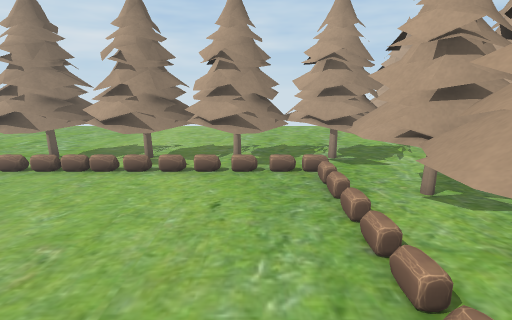
View 1 (above)

22 first-person views from a walk through a scene from a Unity 3-D project. The camera is 1.4 m above the floor, tilts 14° down and sees 85° across. The floor is counted in squares, 0.5 m on a side. Each view is taken from the middle of a square. On the plan, view 1 faces up. The plan holds only what a view shows up to about 19 squares ahead; the rest is blank. The place goes on beyond the plan. The player character is not drawn.

View 2
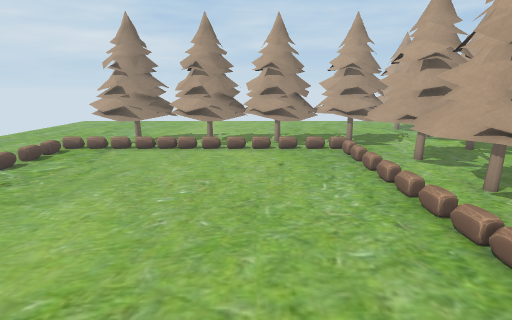

View 3
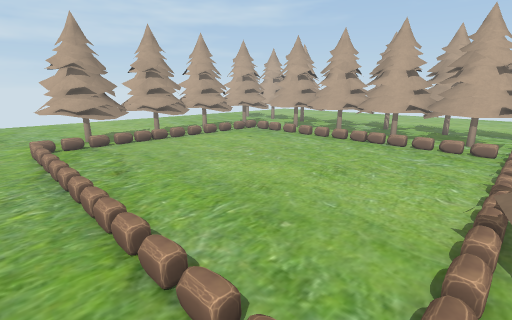

View 4
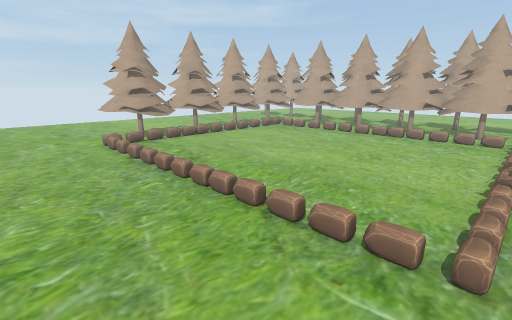

View 5
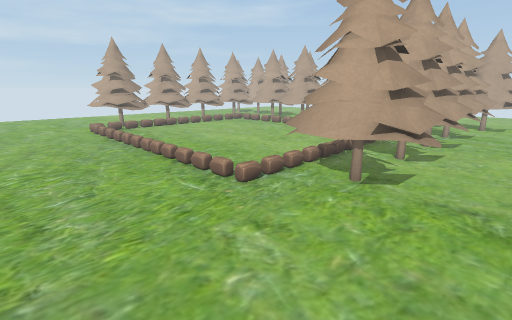

View 6
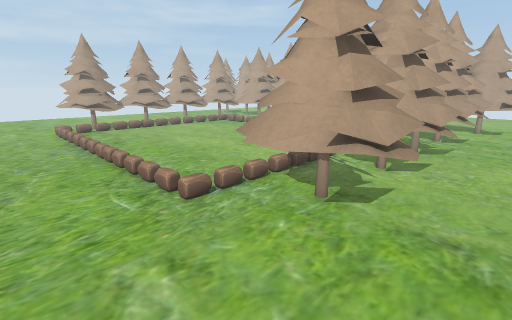

View 7
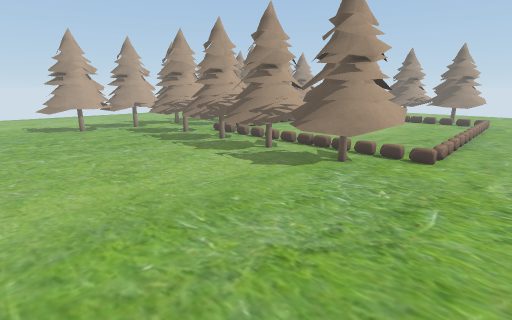

View 8
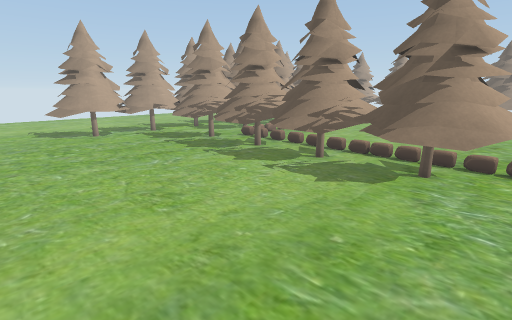

View 9
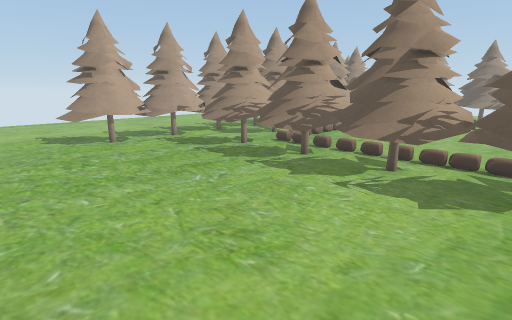

View 10
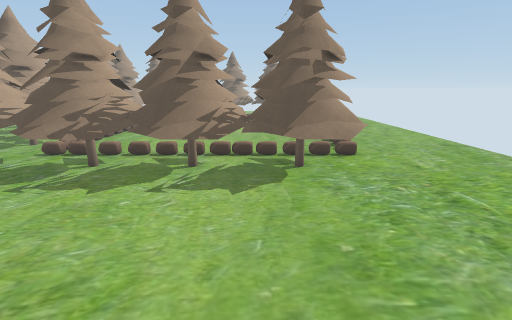

View 11
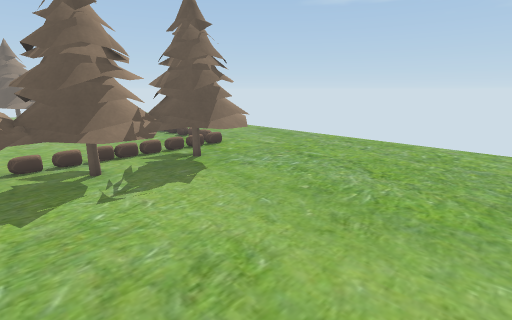

View 12
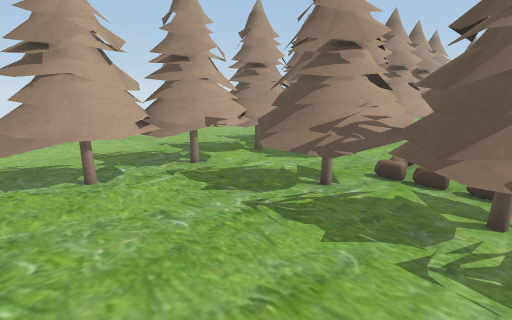

View 13
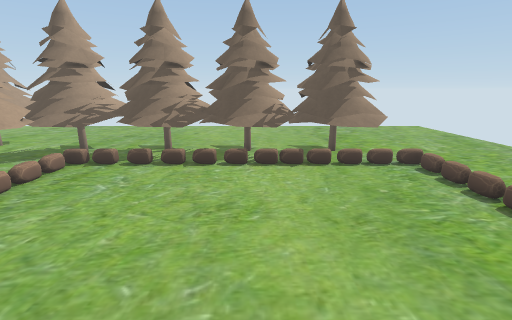

View 14
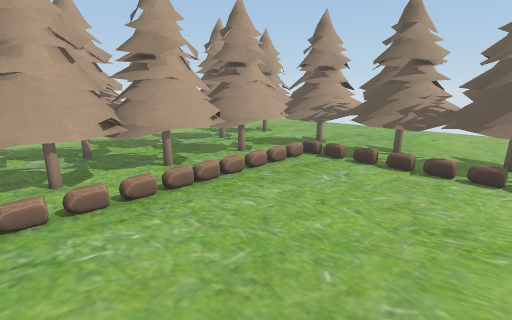

View 15
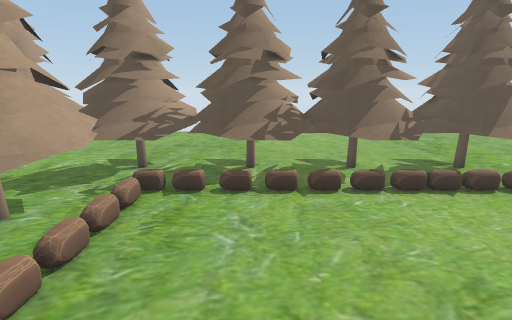

View 16
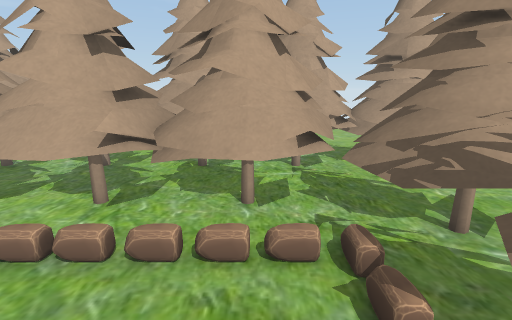

View 17
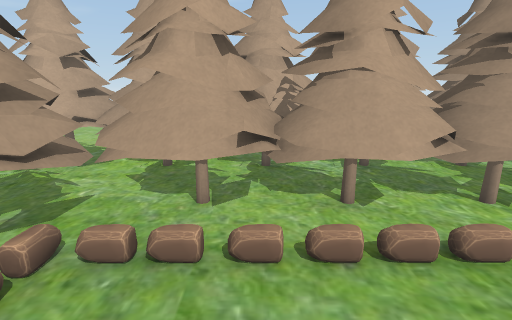

View 18
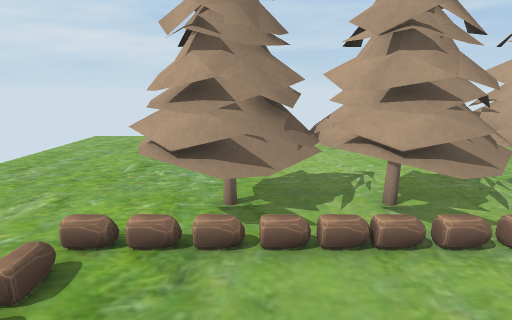

View 19
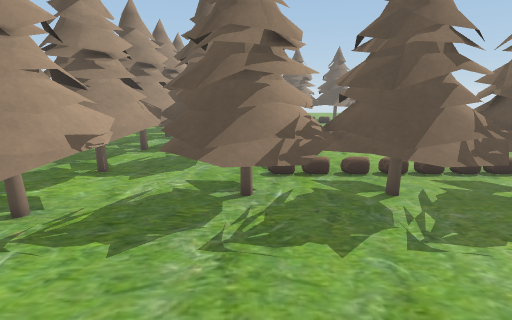

View 20
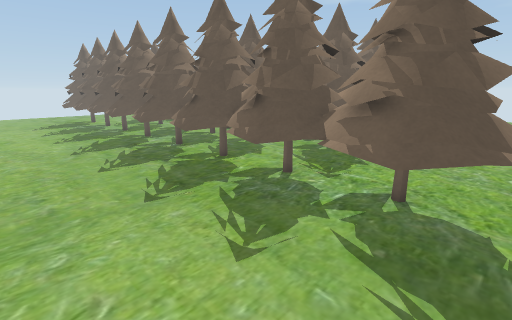

View 21
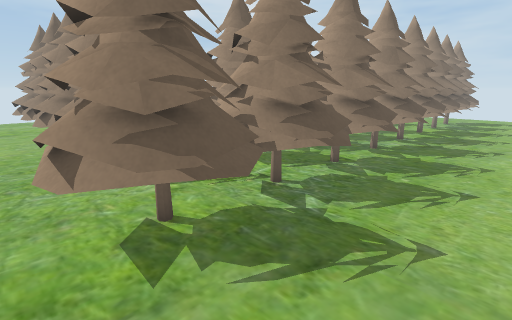

View 22
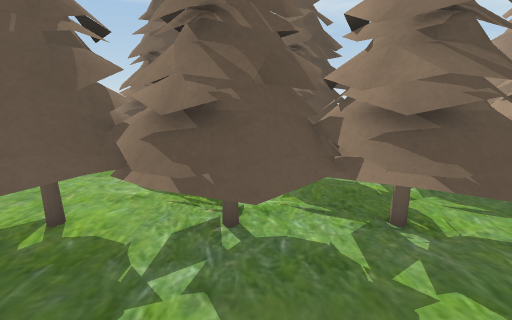

### Floor plan
Key: @ floor where view 1 was taken; . floor; O other object.
Columns run from 17 left of view 1 to 16 right of it. Each row starts with its distance up from view 1.
 22 .........................
 21 ..................................
 20 ..................................
 19 .........................OO.......
 18 ........................OOOO.....
 17 .......................OOOOOO.....
 16 .......................OOOOOO.....
 15 ........................OOOO......
 14 .......OOO..OO.OOO.OOO.OOOOO......
 13 .......OOOOOOOOOOOOOOOOOOOOOO.....
 12 ......OOOOOOOOOOOOOOOOO.OOOO......
 11 ......OOOOOOOOOOOOOOOOO.OOOO......
 10 ......OOOOOOOOOOOOOOOO OOOOOO.....
  9 ......O..O...O...O.OOOOOOOOOO.....
  8 ....................OOOOOOOO......
  7 ......O............OOOOO OOO......
  6 ......O............OOOO OOOOO.....
  5 ......O............OOOO OOOO .....
  4 ....................OOOO OOO......
  3 ......O............OOOO  OOO.....
  2 ......O............OOOOOOOOOO....
  1 ......O.............OOO OOOO.....
  0 ......O..........@..OOOO OOO.....
 -1 ......O.............OOO OOOO.....
 -2 ......O.............OOOOOOOOO....
 -3 ......O............OOOOOOOOO.....
 -4 ....................OOOO OOO.....
 -5 ......O............OOOOOOOOOO....
 -6 ......OOOO.OOOOOOOOOOOO OOOOO....
 -7 ......OOOOOOOOOOOOOOOOO.OOOO....
 -8 ......OOOOOOOOOOOOOOOOO.OOOO.....
 -9 ......OOOOOOOOOOOOOOOOO OOOOO.....
-10 .......OOO.OOO OOO.OOO. OOOO.. ...
-11 ........................OOOO.
-12 ............................   .

Where each view was taken, in squares from view 1:
view 1: 0 up, 0 right, facing up
view 2: 4 down, 2 left, facing up
view 3: 6 down, 13 left, facing up-right
view 4: 6 down, 16 left, facing up-right
view 5: 12 down, 17 left, facing up-right
view 6: 12 down, 15 left, facing up-right
view 7: 22 up, 14 left, facing down-right
view 8: 22 up, 11 left, facing down-right
view 9: 22 up, 8 left, facing down-right
view 10: 22 up, 7 left, facing down
view 11: 22 up, 2 left, facing down-left
view 12: 19 up, 1 left, facing down-right
view 13: 5 up, 5 left, facing down
view 14: 5 up, 5 left, facing down-right
view 15: 2 up, 1 left, facing down
view 16: 4 down, 2 left, facing right
view 17: 6 up, 2 left, facing right
view 18: 5 up, 8 left, facing up
view 19: 19 up, 3 right, facing down
view 20: 19 up, 16 right, facing down-left
view 21: 12 down, 14 right, facing up-left
view 22: 5 down, 14 right, facing left
